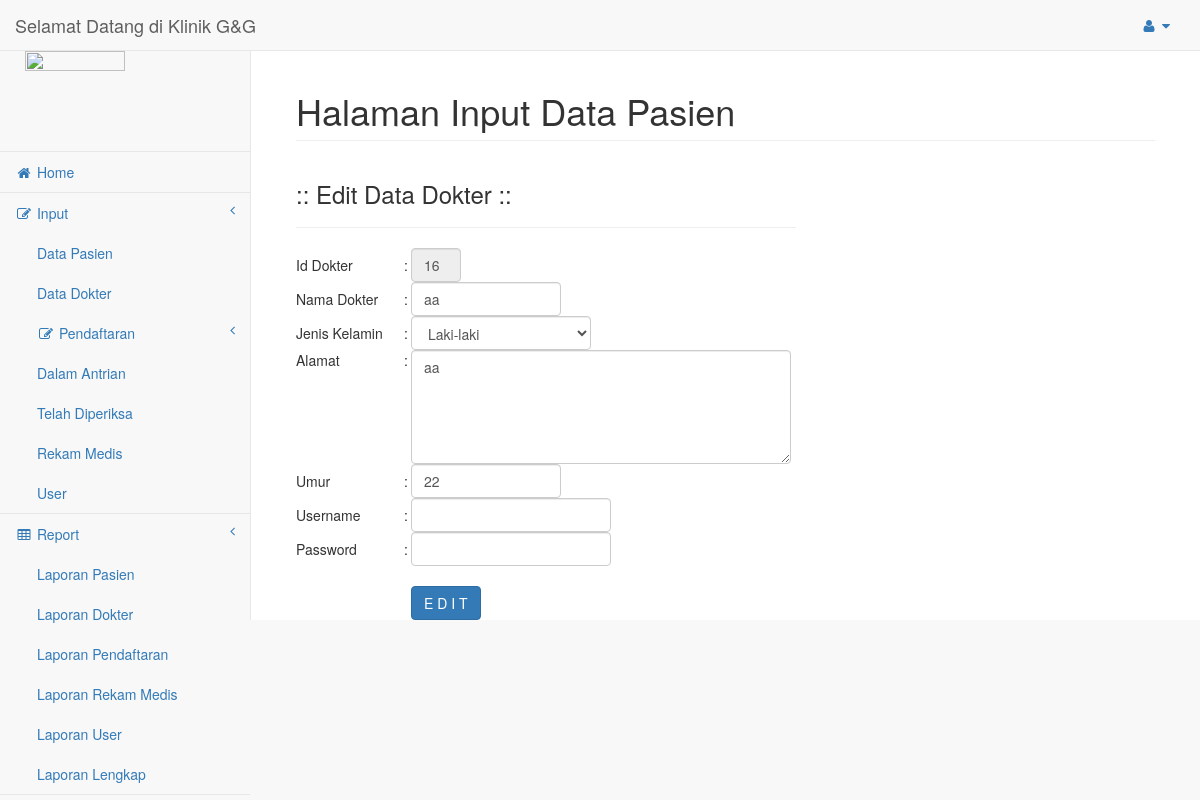
The app's page /admin/edit_dokter.php with its own data.
### tables this page shows
CREATE TABLE `tb_dokter` (
  `id_dokter` int(5) NOT NULL,
  `nama_dokter` varchar(30) NOT NULL,
  `jk_dokter` varchar(15) NOT NULL,
  `alamat_dokter` varchar(30) NOT NULL,
  `umur` int(10) NOT NULL,
  `stts` enum('1','0') NOT NULL
);

### admin/edit_dokter.php (the view, shortened to what this page needs)
<?php
 		$dtgr	= mysql_query("SELECT * FROM tb_dokter");
  		$bcgr	= mysql_fetch_array($dtgr);
?>
<!DOCTYPE html>
<html lang="en">
<head>
    <link href="../vendor/bootstrap/css/bootstrap.min.css" rel="stylesheet">
    <link href="../vendor/metisMenu/metisMenu.min.css" rel="stylesheet">
    <link href="../dist/css/sb-admin-2.css" rel="stylesheet">
    <link href="../vendor/font-awesome/css/font-awesome.min.css" rel="stylesheet" type="text/css">
</head>
<body>
 <div id="wrapper">
            <?php include("Navbar.php");?>
            <?php include("Sidemenu.php");?>
        <div id="page-wrapper">
            <div class="container-fluid">
                <div class="row">
                    <div class="col-lg-12">
                        <h1 class="page-header">Halaman Input Data Pasien</h1>
                    </div>
                </div>
<form method="post" action="">
<table width="500" border="0" cellspacing="2" cellpadding="2">
  <tr>
    <td colspan="3" valign="top"><h3>:: Edit Data Dokter ::</h3> <hr /></td>
  </tr>
  <tr valign="middle">
    <td>Id Dokter </td>
    <td align="center">:</td>
    <td><input name="id_dokter" type="text" class="form-control" id="id_dokter" style="width:50px" size="15" readonly required value="<?php echo"$bcgr[id_dokter]"; ?>"/></td>
  </tr>
  <tr valign="middle">
    <td width="21%">Nama Dokter</td>
    <td width="2%" align="center">:</td>
    <td width="77%"><input name="nama_dokter" type="text" class="form-control" style="width:150px" id="nama_dokter" size="15" required value="<?php echo"$bcgr[nama_dokter]"; ?>"/></td>
  </tr>
  <tr valign="middle">
    <td>Jenis Kelamin </td>
    <td align="center">:</td>
    <td><select name="jk_dokter" class="form-control" style="width:180px" required>
    <option value="Laki-laki" <?php
       if($bcgr['jk_dokter']=='Laki-laki'){
		     echo"selected";
            }
	?>>Laki-laki</option>
	</select></td>
  </tr>
  <tr>
    <td valign="top">Alamat</td>
    <td align="center" valign="top">:</td>
    <td valign="top"><textarea name="alamat_dokter" id="alamat_dokter" cols="50" rows="5"class="form-control" style="width:380px" required><?php echo"$bcgr[alamat_dokter]"; ?></textarea></td>
  </tr>
  <tr valign="middle">
    <td>Umur</td>
    <td align="center">:</td>
    <td><input name="umur" type="text" id="umur" class="form-control" style="width:150px" required value="<?php echo"$bcgr[umur]"; ?>"/></td>
  </tr>
  <tr valign="middle">
    <td>Username</td>
    <td align="center">:</td>
    <td><input name="user" type="text" id="user" class="form-control" style="width:200px" required value="<?php echo"$bcgr[user]"; ?>"/></td>
  </tr>
  <tr valign="middle">
    <td>Password</td>
    <td align="center">:</td>
    <td><input name="pass" type="text" id="pass" class="form-control" style="width:200px" required value="<?php echo"$bcgr[pass]"; ?>"/></td>
  </tr>
  <tr valign="middle">
    <td>&nbsp;</td>
    <td>&nbsp;</td>
    <td>&nbsp;</td>
  </tr>
  <tr valign="middle">
    <td>&nbsp;</td>
    <td>&nbsp;</td>
    <td><input type="submit" name="kirim" value="E D I T" class="btn btn-primary"/>&nbsp;</td>
  </tr>
</table>
</form>
</body>
</html>

### records on screen
tb_dokter: id_dokter "16", nama_dokter "aa", jk_dokter "Laki-laki", alamat_dokter "aa", umur "22"
